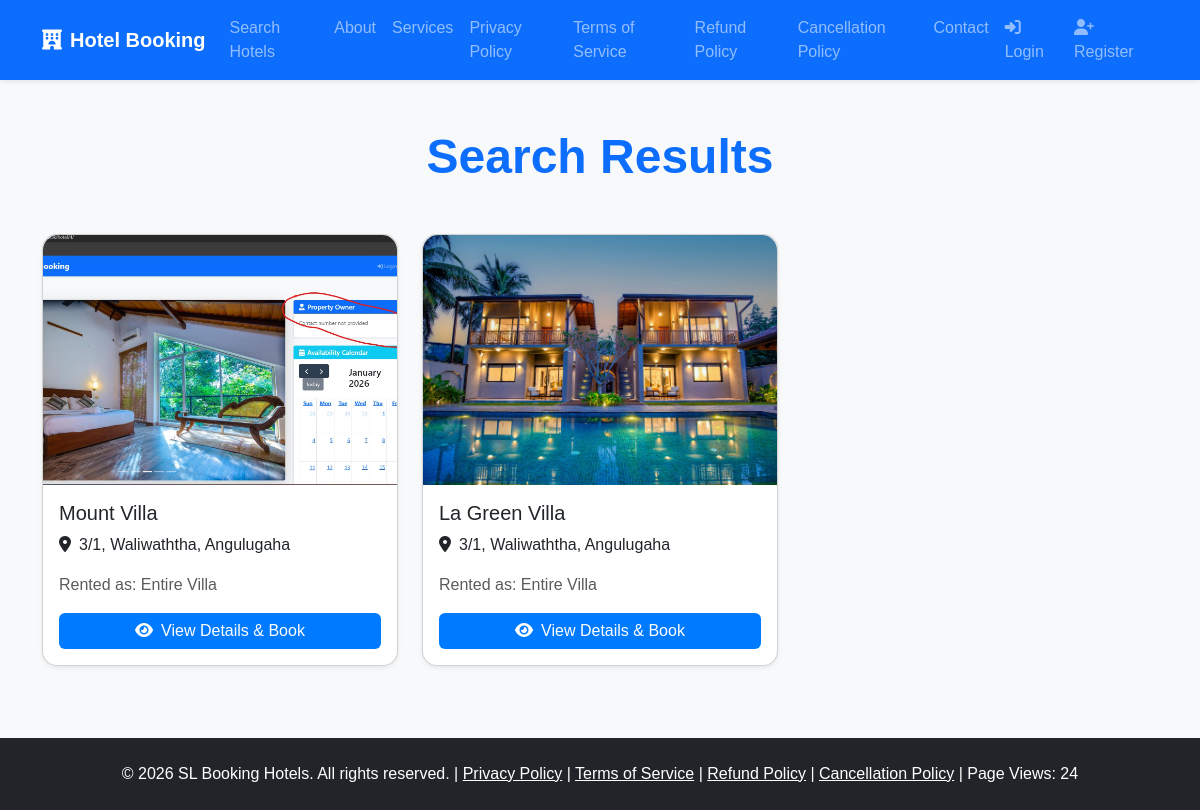
The app's page /search/ with its own data.
### core/models.py (models this page shows, shortened)
class Hotel(models.Model):
    owner = models.ForeignKey(User, on_delete=models.CASCADE, related_name='hotels')
    name = models.CharField(max_length=200)
    address = models.CharField(max_length=300)
    description = models.TextField()
    main_image = models.ImageField(upload_to='hotels/')
    photo1 = models.ImageField(upload_to='hotels/', blank=True, null=True)
    photo2 = models.ImageField(upload_to='hotels/', blank=True, null=True)
    photo3 = models.ImageField(upload_to='hotels/', blank=True, null=True)
    photo4 = models.ImageField(upload_to='hotels/', blank=True, null=True)
    facilities = MultiSelectField(choices=FACILITIES_CHOICES, blank=True)
    rented_type = models.CharField(max_length=20, choices=RENTED_TYPE_CHOICES, default='rooms')
    price_per_night = models.DecimalField(max_digits=10, decimal_places=2, blank=True, null=True)
    google_location_link = models.URLField(blank=True, null=True, verbose_name="Google Maps Link")
    facebook_page = models.URLField(blank=True, null=True, verbose_name="Facebook Page Link")

### core/views.py (the view)
# urls.py: path('search/', views.search_hotels, name='search_hotels'),
def search_hotels(request):
    query = request.GET.get('q', '')
    hotels = Hotel.objects.all()
    if query:
        hotels = hotels.filter(Q(name__icontains=query) | Q(address__icontains=query))
    return render(request, 'core/search.html', {'hotels': hotels, 'query': query})

### core/context_processors.py (called while the page is built)
def site_stats(request):
    stats, _ = SiteStats.objects.get_or_create(pk=1, defaults={'total_views': 0})
    return {'total_views': stats.total_views}

### templates/core/search.html (shortened to what this page needs)
{% extends 'core/base.html' %}
{% load static %}
{% block content %}
<div class="container mt-5">
    <h1 class="text-center mb-5 display-5 fw-bold text-primary">Search Results</h1>
    {% if hotels %}
        <div class="row">
            {% for hotel in hotels %}
                <div class="col-md-6 col-lg-4 mb-4">
                    <div class="card shadow-sm h-100">
                        {% if hotel.main_image %}
                            <img src="{{ hotel.main_image.url }}" class="card-img-top" alt="{{ hotel.name }}" style="height: 250px; object-fit: cover;">
                        {% else %}
                            <div class="bg-light text-center py-5" style="height: 250px;">
                                <i class="fas fa-hotel fa-4x text-muted"></i>
                                <p class="mt-3 text-muted">No image available</p>
                            </div>
                        {% endif %}
                        <div class="card-body d-flex flex-column">
                            <h5 class="card-title">{{ hotel.name }}</h5>
                            <p class="card-text"><i class="fas fa-map-marker-alt me-2"></i>{{ hotel.address }}</p>
                            <p class="card-text text-muted">Rented as: {{ hotel.get_rented_type_display }}</p>
                            <div class="mt-auto">
                                <a href="{% url 'hotel_detail' hotel.id %}" class="btn btn-primary w-100">
                                    <i class="fas fa-eye me-2"></i>View Details & Book
                                </a>
                            </div>
                        </div>
                    </div>
                </div>
            {% endfor %}
        </div>
    {% else %}
        <div class="text-center py-5">
            <p class="text-muted fs-4">No hotels found for your search.</p>
            <a href="{% url 'home' %}" class="btn btn-primary btn-lg mt-3">Back to Home</a>
        </div>
    {% endif %}
</div>
{% endblock %}

### static/css/style.css (style rules this page uses)
body { background-color: #f8f9fa; font-family: 'Arial', sans-serif; }
.card { border-radius: 15px; box-shadow: 0 4px 8px rgba(0,0,0,0.1); transition: transform 0.2s; }
.card-img-top { height: 250px; object-fit: cover; border-top-left-radius: 15px; border-top-right-radius: 15px; }
.btn-primary { background-color: #007bff; border: none; }

### records on screen
Hotel: main_image (picture), name "Mount Villa", address "3/1, Waliwaththa, Angulugaha", rented_type "Entire Villa"
Hotel: main_image (picture), name "La Green Villa", address "3/1, Waliwaththa, Angulugaha", rented_type "Entire Villa"

### other values on screen
{{ total_views|default:0 }} "24"
